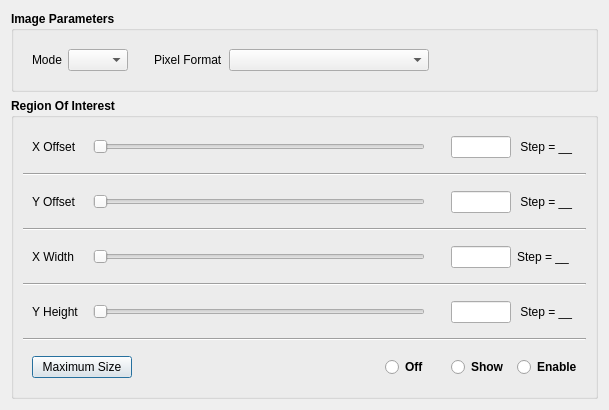
<?xml version="1.0" encoding="UTF-8"?>
<ui version="4.0">
 <class>Format7SettingsDialog</class>
 <widget class="QDialog" name="Format7SettingsDialog">
  <property name="geometry">
   <rect>
    <x>0</x>
    <y>0</y>
    <width>609</width>
    <height>393</height>
   </rect>
  </property>
  <property name="sizePolicy">
   <sizepolicy hsizetype="Preferred" vsizetype="Preferred">
    <horstretch>0</horstretch>
    <verstretch>0</verstretch>
   </sizepolicy>
  </property>
  <property name="windowTitle">
   <string>Format7 Settings</string>
  </property>
  <layout class="QVBoxLayout" name="verticalLayout_2">
   <item>
    <widget class="QGroupBox" name="imageParamGroupBoxPtr_">
     <property name="font">
      <font>
       <weight>75</weight>
       <bold>true</bold>
      </font>
     </property>
     <property name="title">
      <string>Image Parameters</string>
     </property>
     <layout class="QHBoxLayout" name="horizontalLayout_7">
      <item>
       <widget class="QWidget" name="widget_2" native="true">
        <layout class="QHBoxLayout" name="horizontalLayout">
         <item>
          <widget class="QLabel" name="label">
           <property name="font">
            <font>
             <weight>50</weight>
             <bold>false</bold>
            </font>
           </property>
           <property name="text">
            <string>Mode</string>
           </property>
          </widget>
         </item>
         <item>
          <widget class="QComboBox" name="modeComboBoxPtr_">
           <property name="sizePolicy">
            <sizepolicy hsizetype="Fixed" vsizetype="Fixed">
             <horstretch>0</horstretch>
             <verstretch>0</verstretch>
            </sizepolicy>
           </property>
           <property name="minimumSize">
            <size>
             <width>60</width>
             <height>0</height>
            </size>
           </property>
           <property name="maximumSize">
            <size>
             <width>60</width>
             <height>16777215</height>
            </size>
           </property>
           <property name="font">
            <font>
             <weight>50</weight>
             <bold>false</bold>
            </font>
           </property>
          </widget>
         </item>
         <item>
          <spacer name="horizontalSpacer">
           <property name="orientation">
            <enum>Qt::Horizontal</enum>
           </property>
           <property name="sizeType">
            <enum>QSizePolicy::Fixed</enum>
           </property>
           <property name="sizeHint" stdset="0">
            <size>
             <width>20</width>
             <height>20</height>
            </size>
           </property>
          </spacer>
         </item>
         <item>
          <widget class="QLabel" name="label_2">
           <property name="font">
            <font>
             <weight>50</weight>
             <bold>false</bold>
            </font>
           </property>
           <property name="text">
            <string>Pixel Format</string>
           </property>
          </widget>
         </item>
         <item>
          <widget class="QComboBox" name="pixelFormatComboBoxPtr_">
           <property name="sizePolicy">
            <sizepolicy hsizetype="Fixed" vsizetype="Fixed">
             <horstretch>0</horstretch>
             <verstretch>0</verstretch>
            </sizepolicy>
           </property>
           <property name="minimumSize">
            <size>
             <width>200</width>
             <height>0</height>
            </size>
           </property>
           <property name="maximumSize">
            <size>
             <width>200</width>
             <height>16777215</height>
            </size>
           </property>
           <property name="font">
            <font>
             <weight>50</weight>
             <bold>false</bold>
            </font>
           </property>
          </widget>
         </item>
         <item>
          <spacer name="horizontalSpacer_5">
           <property name="orientation">
            <enum>Qt::Horizontal</enum>
           </property>
           <property name="sizeHint" stdset="0">
            <size>
             <width>40</width>
             <height>20</height>
            </size>
           </property>
          </spacer>
         </item>
        </layout>
       </widget>
      </item>
     </layout>
    </widget>
   </item>
   <item>
    <widget class="QGroupBox" name="roiGroupBoxPtr_">
     <property name="font">
      <font>
       <weight>75</weight>
       <bold>true</bold>
      </font>
     </property>
     <property name="title">
      <string>Region Of Interest</string>
     </property>
     <layout class="QVBoxLayout" name="verticalLayout">
      <item>
       <widget class="QWidget" name="roiXOffetWidgetPtr_" native="true">
        <layout class="QHBoxLayout" name="horizontalLayout_3">
         <item>
          <widget class="QLabel" name="roiXOffsetLabelPtr_">
           <property name="sizePolicy">
            <sizepolicy hsizetype="Fixed" vsizetype="Preferred">
             <horstretch>0</horstretch>
             <verstretch>0</verstretch>
            </sizepolicy>
           </property>
           <property name="minimumSize">
            <size>
             <width>55</width>
             <height>0</height>
            </size>
           </property>
           <property name="maximumSize">
            <size>
             <width>55</width>
             <height>16777215</height>
            </size>
           </property>
           <property name="font">
            <font>
             <weight>50</weight>
             <bold>false</bold>
            </font>
           </property>
           <property name="text">
            <string>X Offset</string>
           </property>
          </widget>
         </item>
         <item>
          <widget class="QSlider" name="roiXOffsetSliderPtr_">
           <property name="orientation">
            <enum>Qt::Horizontal</enum>
           </property>
           <property name="tickPosition">
            <enum>QSlider::NoTicks</enum>
           </property>
           <property name="tickInterval">
            <number>0</number>
           </property>
          </widget>
         </item>
         <item>
          <spacer name="horizontalSpacer_4">
           <property name="orientation">
            <enum>Qt::Horizontal</enum>
           </property>
           <property name="sizeType">
            <enum>QSizePolicy::Fixed</enum>
           </property>
           <property name="sizeHint" stdset="0">
            <size>
             <width>20</width>
             <height>20</height>
            </size>
           </property>
          </spacer>
         </item>
         <item>
          <widget class="QLineEdit" name="roiXOffsetLineEditPtr_">
           <property name="sizePolicy">
            <sizepolicy hsizetype="Fixed" vsizetype="Fixed">
             <horstretch>0</horstretch>
             <verstretch>0</verstretch>
            </sizepolicy>
           </property>
           <property name="minimumSize">
            <size>
             <width>60</width>
             <height>0</height>
            </size>
           </property>
           <property name="maximumSize">
            <size>
             <width>60</width>
             <height>16777215</height>
            </size>
           </property>
           <property name="font">
            <font>
             <weight>50</weight>
             <bold>false</bold>
            </font>
           </property>
          </widget>
         </item>
         <item>
          <widget class="QLabel" name="roiXOffsetStepLabelPtr_">
           <property name="sizePolicy">
            <sizepolicy hsizetype="Fixed" vsizetype="Preferred">
             <horstretch>0</horstretch>
             <verstretch>0</verstretch>
            </sizepolicy>
           </property>
           <property name="minimumSize">
            <size>
             <width>60</width>
             <height>0</height>
            </size>
           </property>
           <property name="maximumSize">
            <size>
             <width>60</width>
             <height>16777215</height>
            </size>
           </property>
           <property name="font">
            <font>
             <weight>50</weight>
             <bold>false</bold>
            </font>
           </property>
           <property name="text">
            <string> Step = __</string>
           </property>
          </widget>
         </item>
        </layout>
       </widget>
      </item>
      <item>
       <widget class="Line" name="line">
        <property name="orientation">
         <enum>Qt::Horizontal</enum>
        </property>
       </widget>
      </item>
      <item>
       <widget class="QWidget" name="roiYOffsetWidgetPtr_" native="true">
        <layout class="QHBoxLayout" name="horizontalLayout_4">
         <item>
          <widget class="QLabel" name="roiYOffsetLabelPtr_">
           <property name="sizePolicy">
            <sizepolicy hsizetype="Fixed" vsizetype="Preferred">
             <horstretch>0</horstretch>
             <verstretch>0</verstretch>
            </sizepolicy>
           </property>
           <property name="minimumSize">
            <size>
             <width>55</width>
             <height>0</height>
            </size>
           </property>
           <property name="maximumSize">
            <size>
             <width>55</width>
             <height>16777215</height>
            </size>
           </property>
           <property name="font">
            <font>
             <weight>50</weight>
             <bold>false</bold>
            </font>
           </property>
           <property name="text">
            <string>Y Offset</string>
           </property>
          </widget>
         </item>
         <item>
          <widget class="QSlider" name="roiYOffsetSliderPtr_">
           <property name="orientation">
            <enum>Qt::Horizontal</enum>
           </property>
           <property name="tickPosition">
            <enum>QSlider::NoTicks</enum>
           </property>
           <property name="tickInterval">
            <number>0</number>
           </property>
          </widget>
         </item>
         <item>
          <spacer name="horizontalSpacer_7">
           <property name="orientation">
            <enum>Qt::Horizontal</enum>
           </property>
           <property name="sizeType">
            <enum>QSizePolicy::Fixed</enum>
           </property>
           <property name="sizeHint" stdset="0">
            <size>
             <width>20</width>
             <height>20</height>
            </size>
           </property>
          </spacer>
         </item>
         <item>
          <widget class="QLineEdit" name="roiYOffsetLineEditPtr_">
           <property name="sizePolicy">
            <sizepolicy hsizetype="Fixed" vsizetype="Fixed">
             <horstretch>0</horstretch>
             <verstretch>0</verstretch>
            </sizepolicy>
           </property>
           <property name="minimumSize">
            <size>
             <width>60</width>
             <height>0</height>
            </size>
           </property>
           <property name="maximumSize">
            <size>
             <width>60</width>
             <height>16777215</height>
            </size>
           </property>
           <property name="font">
            <font>
             <weight>50</weight>
             <bold>false</bold>
            </font>
           </property>
          </widget>
         </item>
         <item>
          <widget class="QLabel" name="roiYOffsetStepLabelPtr_">
           <property name="sizePolicy">
            <sizepolicy hsizetype="Fixed" vsizetype="Preferred">
             <horstretch>0</horstretch>
             <verstretch>0</verstretch>
            </sizepolicy>
           </property>
           <property name="minimumSize">
            <size>
             <width>60</width>
             <height>0</height>
            </size>
           </property>
           <property name="maximumSize">
            <size>
             <width>60</width>
             <height>16777215</height>
            </size>
           </property>
           <property name="font">
            <font>
             <weight>50</weight>
             <bold>false</bold>
            </font>
           </property>
           <property name="text">
            <string> Step = __</string>
           </property>
          </widget>
         </item>
        </layout>
       </widget>
      </item>
      <item>
       <widget class="Line" name="line_2">
        <property name="orientation">
         <enum>Qt::Horizontal</enum>
        </property>
       </widget>
      </item>
      <item>
       <widget class="QWidget" name="roiXWidthWidgetPtr_" native="true">
        <layout class="QHBoxLayout" name="horizontalLayout_5">
         <item>
          <widget class="QLabel" name="roiXWidthLabelPtr_">
           <property name="sizePolicy">
            <sizepolicy hsizetype="Fixed" vsizetype="Preferred">
             <horstretch>0</horstretch>
             <verstretch>0</verstretch>
            </sizepolicy>
           </property>
           <property name="minimumSize">
            <size>
             <width>55</width>
             <height>0</height>
            </size>
           </property>
           <property name="maximumSize">
            <size>
             <width>55</width>
             <height>16777215</height>
            </size>
           </property>
           <property name="font">
            <font>
             <weight>50</weight>
             <bold>false</bold>
            </font>
           </property>
           <property name="text">
            <string>X Width</string>
           </property>
          </widget>
         </item>
         <item>
          <widget class="QSlider" name="roiXWidthSliderPtr_">
           <property name="orientation">
            <enum>Qt::Horizontal</enum>
           </property>
           <property name="tickPosition">
            <enum>QSlider::NoTicks</enum>
           </property>
           <property name="tickInterval">
            <number>0</number>
           </property>
          </widget>
         </item>
         <item>
          <spacer name="horizontalSpacer_9">
           <property name="orientation">
            <enum>Qt::Horizontal</enum>
           </property>
           <property name="sizeType">
            <enum>QSizePolicy::Fixed</enum>
           </property>
           <property name="sizeHint" stdset="0">
            <size>
             <width>20</width>
             <height>20</height>
            </size>
           </property>
          </spacer>
         </item>
         <item>
          <widget class="QLineEdit" name="roiXWidthLineEditPtr_">
           <property name="sizePolicy">
            <sizepolicy hsizetype="Fixed" vsizetype="Fixed">
             <horstretch>0</horstretch>
             <verstretch>0</verstretch>
            </sizepolicy>
           </property>
           <property name="minimumSize">
            <size>
             <width>60</width>
             <height>0</height>
            </size>
           </property>
           <property name="maximumSize">
            <size>
             <width>60</width>
             <height>16777215</height>
            </size>
           </property>
           <property name="font">
            <font>
             <weight>50</weight>
             <bold>false</bold>
            </font>
           </property>
          </widget>
         </item>
         <item>
          <widget class="QLabel" name="roiXWidthStepLabelPtr_">
           <property name="sizePolicy">
            <sizepolicy hsizetype="Fixed" vsizetype="Preferred">
             <horstretch>0</horstretch>
             <verstretch>0</verstretch>
            </sizepolicy>
           </property>
           <property name="minimumSize">
            <size>
             <width>60</width>
             <height>0</height>
            </size>
           </property>
           <property name="maximumSize">
            <size>
             <width>60</width>
             <height>16777215</height>
            </size>
           </property>
           <property name="font">
            <font>
             <weight>50</weight>
             <bold>false</bold>
            </font>
           </property>
           <property name="text">
            <string>Step = __</string>
           </property>
          </widget>
         </item>
        </layout>
       </widget>
      </item>
      <item>
       <widget class="Line" name="line_3">
        <property name="orientation">
         <enum>Qt::Horizontal</enum>
        </property>
       </widget>
      </item>
      <item>
       <widget class="QWidget" name="roiYHeightWidgetPtr_" native="true">
        <layout class="QHBoxLayout" name="horizontalLayout_6">
         <item>
          <widget class="QLabel" name="roiYHeightLabelPtr_">
           <property name="sizePolicy">
            <sizepolicy hsizetype="Fixed" vsizetype="Preferred">
             <horstretch>0</horstretch>
             <verstretch>0</verstretch>
            </sizepolicy>
           </property>
           <property name="minimumSize">
            <size>
             <width>55</width>
             <height>0</height>
            </size>
           </property>
           <property name="maximumSize">
            <size>
             <width>55</width>
             <height>16777215</height>
            </size>
           </property>
           <property name="font">
            <font>
             <weight>50</weight>
             <bold>false</bold>
            </font>
           </property>
           <property name="text">
            <string>Y Height</string>
           </property>
          </widget>
         </item>
         <item>
          <widget class="QSlider" name="roiYHeightSliderPtr_">
           <property name="orientation">
            <enum>Qt::Horizontal</enum>
           </property>
           <property name="tickPosition">
            <enum>QSlider::NoTicks</enum>
           </property>
           <property name="tickInterval">
            <number>0</number>
           </property>
          </widget>
         </item>
         <item>
          <spacer name="horizontalSpacer_10">
           <property name="orientation">
            <enum>Qt::Horizontal</enum>
           </property>
           <property name="sizeType">
            <enum>QSizePolicy::Fixed</enum>
           </property>
           <property name="sizeHint" stdset="0">
            <size>
             <width>20</width>
             <height>20</height>
            </size>
           </property>
          </spacer>
         </item>
         <item>
          <widget class="QLineEdit" name="roiYHeightLineEditPtr_">
           <property name="sizePolicy">
            <sizepolicy hsizetype="Fixed" vsizetype="Fixed">
             <horstretch>0</horstretch>
             <verstretch>0</verstretch>
            </sizepolicy>
           </property>
           <property name="minimumSize">
            <size>
             <width>60</width>
             <height>0</height>
            </size>
           </property>
           <property name="maximumSize">
            <size>
             <width>60</width>
             <height>16777215</height>
            </size>
           </property>
           <property name="font">
            <font>
             <weight>50</weight>
             <bold>false</bold>
            </font>
           </property>
          </widget>
         </item>
         <item>
          <widget class="QLabel" name="roiYHeightStepLabelPtr_">
           <property name="sizePolicy">
            <sizepolicy hsizetype="Fixed" vsizetype="Preferred">
             <horstretch>0</horstretch>
             <verstretch>0</verstretch>
            </sizepolicy>
           </property>
           <property name="minimumSize">
            <size>
             <width>60</width>
             <height>0</height>
            </size>
           </property>
           <property name="maximumSize">
            <size>
             <width>60</width>
             <height>16777215</height>
            </size>
           </property>
           <property name="font">
            <font>
             <weight>50</weight>
             <bold>false</bold>
            </font>
           </property>
           <property name="text">
            <string> Step = __</string>
           </property>
          </widget>
         </item>
        </layout>
       </widget>
      </item>
      <item>
       <widget class="Line" name="line_4">
        <property name="lineWidth">
         <number>1</number>
        </property>
        <property name="orientation">
         <enum>Qt::Horizontal</enum>
        </property>
       </widget>
      </item>
      <item>
       <widget class="QWidget" name="widget_5" native="true">
        <layout class="QHBoxLayout" name="horizontalLayout_2">
         <item>
          <widget class="QPushButton" name="roiMaxSizePushButtonPtr_">
           <property name="sizePolicy">
            <sizepolicy hsizetype="Fixed" vsizetype="Fixed">
             <horstretch>0</horstretch>
             <verstretch>0</verstretch>
            </sizepolicy>
           </property>
           <property name="minimumSize">
            <size>
             <width>100</width>
             <height>0</height>
            </size>
           </property>
           <property name="maximumSize">
            <size>
             <width>100</width>
             <height>16777215</height>
            </size>
           </property>
           <property name="font">
            <font>
             <weight>50</weight>
             <bold>false</bold>
            </font>
           </property>
           <property name="text">
            <string>Maximum Size</string>
           </property>
          </widget>
         </item>
         <item>
          <spacer name="horizontalSpacer_2">
           <property name="orientation">
            <enum>Qt::Horizontal</enum>
           </property>
           <property name="sizeHint" stdset="0">
            <size>
             <width>40</width>
             <height>20</height>
            </size>
           </property>
          </spacer>
         </item>
         <item>
          <widget class="QRadioButton" name="roiOffRadioButtonPtr_">
           <property name="sizePolicy">
            <sizepolicy hsizetype="Fixed" vsizetype="Fixed">
             <horstretch>0</horstretch>
             <verstretch>0</verstretch>
            </sizepolicy>
           </property>
           <property name="minimumSize">
            <size>
             <width>60</width>
             <height>0</height>
            </size>
           </property>
           <property name="maximumSize">
            <size>
             <width>60</width>
             <height>16777215</height>
            </size>
           </property>
           <property name="text">
            <string>Off</string>
           </property>
          </widget>
         </item>
         <item>
          <widget class="QRadioButton" name="roiShowRadioButtonPtr_">
           <property name="sizePolicy">
            <sizepolicy hsizetype="Fixed" vsizetype="Fixed">
             <horstretch>0</horstretch>
             <verstretch>0</verstretch>
            </sizepolicy>
           </property>
           <property name="minimumSize">
            <size>
             <width>60</width>
             <height>0</height>
            </size>
           </property>
           <property name="maximumSize">
            <size>
             <width>60</width>
             <height>16777215</height>
            </size>
           </property>
           <property name="text">
            <string>Show</string>
           </property>
          </widget>
         </item>
         <item>
          <widget class="QRadioButton" name="roiEnableRadioButtonPtr_">
           <property name="sizePolicy">
            <sizepolicy hsizetype="Fixed" vsizetype="Fixed">
             <horstretch>0</horstretch>
             <verstretch>0</verstretch>
            </sizepolicy>
           </property>
           <property name="minimumSize">
            <size>
             <width>60</width>
             <height>0</height>
            </size>
           </property>
           <property name="maximumSize">
            <size>
             <width>60</width>
             <height>16777215</height>
            </size>
           </property>
           <property name="text">
            <string>Enable</string>
           </property>
          </widget>
         </item>
        </layout>
       </widget>
      </item>
      <item>
       <spacer name="verticalSpacer">
        <property name="orientation">
         <enum>Qt::Vertical</enum>
        </property>
        <property name="sizeHint" stdset="0">
         <size>
          <width>20</width>
          <height>40</height>
         </size>
        </property>
       </spacer>
      </item>
     </layout>
    </widget>
   </item>
  </layout>
 </widget>
 <resources/>
 <connections/>
</ui>
